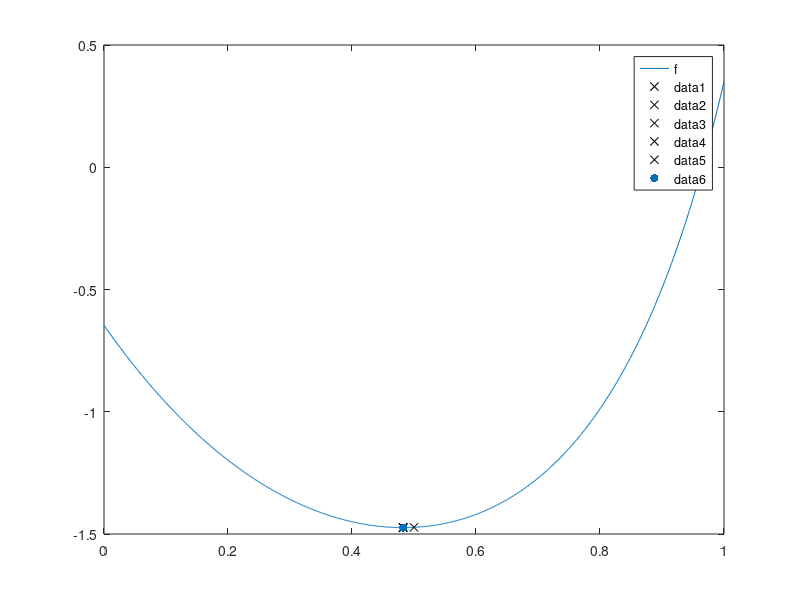

MATLAB code to generate this figure:
function lab_04()
    clc();

    a = 0;
    b = 1;
    delta = 1e-3;
    eps = 1e-6;

    debugFlag = true;
    delay = 1;

    fplot(@f, [a, b]);
    hold on;

    x = (a + b) / 2;
    % при сдаче лабы 
    % x = 0.7;
    f2_x0 = (f(x - delta) - 2 * f(x) + f(x + delta)) / power(delta, 2);
    N = 3;

    while true
        f1 = (f(x + delta) - f(x - delta)) / (2 * delta);
        N = N + 2;

        if debugFlag
            fprintf('N = %2d:   x = %.10f;   f1 = %.10f;\n\n', N, x, f1);
            plot(x, f(x), 'xk');
            pause(delay);
        end

        if abs(f1) < eps
            break;
        else
            x = x - f1 / f2_x0;
        end
    end

    x_star = x;
    f_star = f(x);
    N = N + 1;
    scatter(x_star, f_star, 'filled');
    fprintf('Ответ:   N = %2d;   x* = %.10f;   f(x*) = %.10f;\n\n', N, x_star, f_star);

    options = optimset('TolX', eps);
    if debugFlag
        options = optimset(options, 'Display', 'iter');
    end
    [x_star, f_star] = fminbnd(@f, a, b, options);
    fprintf('fminbnd:   x = %.10f;   f(x) = %.10f.\n\n', x_star, f_star);
end

function y = f(x)
    y = cosh((3 .* power(x, 3) + 2 .* power(x, 2) - 4 .* x + 5) ./ 3) + tanh((power(x, 3) - 3 .* power(2, 1/2) .* x - 2) ./ (2 .* x + power(2, 1/2))) - 2.5;
    % при сдаче лабы 
    % y = exp(abs(x-0.333).^2);
end
